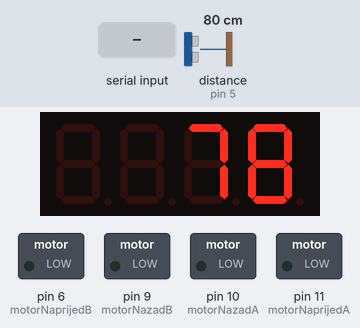
This program was run on a simulated Arduino Uno, built with avr-gcc and run on an emulated ATmega328P. Shown: 4-digit seven-segment display, switched loads named in the program (green lamp = pin HIGH). Wiring (inferred from the names in the program): ultrasonic range finder: trigger pin 3; echo pin 5. The test bench sets the inputs (shaded band); at power-on: distance to the obstacle (sensor on pin 5) 80 cm. The echo pulse lasts 58.3 µs per cm; pins used as bus, display or sensor lines are not drawn.

Above: at 4.3 s.
4.4 s: "B" received over Serial
At 5.7 s:
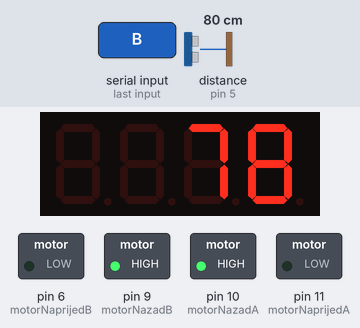
6.6 s: "F" received over Serial
At 7.2 s:
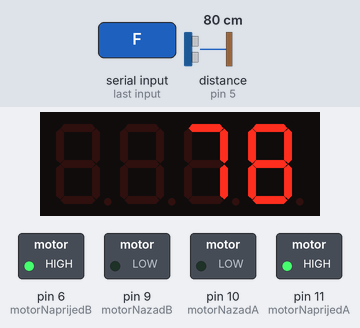
8.1 s: "L" received over Serial
At 8.4 s:
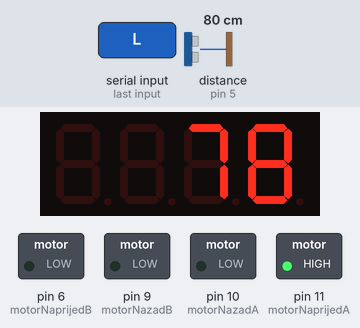
9.6 s: "R" received over Serial
At 10.7 s:
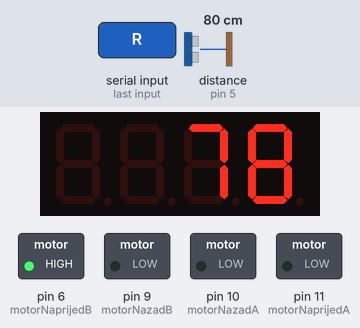
12.6 s: distance to the obstacle (sensor on pin 5) set to 2 cm
At 14.0 s:
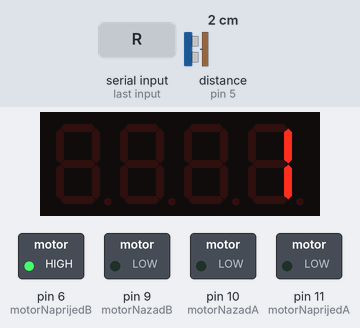
15.0 s: distance to the obstacle (sensor on pin 5) set to 4 cm
At 16.5 s:
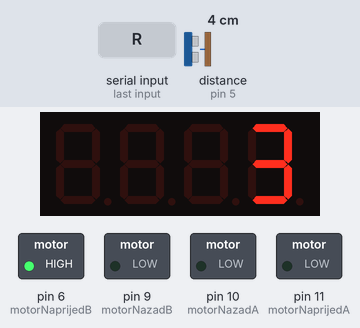
Timing chart, 0 to 17.6 s (numbered marks = the images above; inputs shaded):
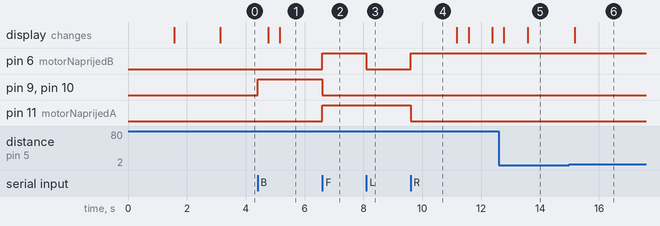

Measured:
- after the input at 4.4 s, pin 9 (motorNazadB), pin 10 (motorNazadA): LOW → HIGH at once; the display: first changes after 0.36 s (image 1 shows a later state)
- after the input at 6.6 s, pin 6 (motorNaprijedB), pin 11 (motorNaprijedA): LOW → HIGH at once; pin 9 (motorNazadB), pin 10 (motorNazadA): HIGH → LOW at once
- after the input at 8.1 s, pin 6 (motorNaprijedB): HIGH → LOW at once
- after the input at 9.6 s, pin 6 (motorNaprijedB): LOW → HIGH at once; pin 11 (motorNaprijedA): HIGH → LOW at once
- after the input at 12.6 s, the display: first changes after 0.17 s (image 5 shows a later state)
- after the input at 15.0 s, the display: changes after 0.18 s (image 6)

The program:

main.cpp
```cpp
#include <Arduino.h>
#include <TM1637Display.h>

//Pinovi za displej
#define CLK 2
#define DIO 4
//Pinovi za motore
#define motorNaprijedA 11
#define motorNaprijedB 6
#define motorNazadA 10
#define motorNazadB 9
//Pinovi za ultrasonicni senzor
#define trigPin 3
#define echoPin 5


TM1637Display display = TM1637Display(CLK, DIO);
char t;
int udaljenost;
long trajanje;
const uint8_t upali[] = {0xff, 0xff, 0xff, 0xff}; //Za paljenje svih segmenata na displeju
const uint8_t ugasi[] = {0x00, 0x00, 0x00, 0x00}; //Za gasenje svih segmenata na displeju
const uint8_t velikaUdaljenost[] = { SEG_G, SEG_G, SEG_G, SEG_G }; //Custom karakter
unsigned long vrijeme;
void izracunajUdaljenost();
void naprijed();
void nazad();
void lijevo();
void desno();
void stop();

void setup() {
  //Motori
  pinMode(motorNaprijedB, OUTPUT);
  pinMode(motorNazadB, OUTPUT);
  pinMode(motorNaprijedA, OUTPUT);
  pinMode(motorNazadA, OUTPUT);
  //Ultrasocnicni senzor
  pinMode(trigPin, OUTPUT);
  pinMode(echoPin, INPUT);
  //Display
  display.clear();
  display.setBrightness(7);
  display.setSegments(upali);
  delay(1500);
  display.setSegments(velikaUdaljenost);
  delay(1500);
  display.clear();
  display.setSegments(ugasi);
  display.clear();
  //Otvaranje komunikacije
  Serial.begin(9600);
}

void loop() {
  if(millis() - vrijeme > 400){
    vrijeme = millis();
    izracunajUdaljenost();
    if(udaljenost < 3000)
      display.showNumberDec(udaljenost);
    else
      display.setSegments(velikaUdaljenost);
  }

  if (Serial.available()) {
    t = Serial.read();
  }

  if (t == 'F' && udaljenost > 10)
    naprijed();
    else if (t == 'B')
      nazad();
    else if (t == 'L')
      lijevo();
    else if (t == 'R')
      desno();
    else if (t == 'S' || udaljenost < 10)
      stop();
}

void naprijed() {
  digitalWrite(motorNaprijedA, HIGH);
  digitalWrite(motorNaprijedB, HIGH);
  digitalWrite(motorNazadA, LOW);
  digitalWrite(motorNazadB, LOW);
}

void nazad() {
  digitalWrite(motorNazadA, HIGH);
  digitalWrite(motorNazadB, HIGH);
  digitalWrite(motorNaprijedA, LOW);
  digitalWrite(motorNaprijedB, LOW);
}

void lijevo() {
  digitalWrite(motorNaprijedA, HIGH);
  digitalWrite(motorNazadA, LOW);
  digitalWrite(motorNaprijedB, LOW);
  digitalWrite(motorNazadB, LOW);
}

void desno() {
  digitalWrite(motorNaprijedA, LOW);
  digitalWrite(motorNazadA, LOW);
  digitalWrite(motorNaprijedB, HIGH);
  digitalWrite(motorNazadB, LOW);
}

void stop() {
  digitalWrite(motorNaprijedA, LOW);
  digitalWrite(motorNaprijedB, LOW);
  digitalWrite(motorNazadA, LOW);
  digitalWrite(motorNazadB, LOW);
}

void izracunajUdaljenost(){
  digitalWrite(trigPin, LOW);
    delayMicroseconds(2);
    digitalWrite(trigPin, HIGH);
    delayMicroseconds(10);
    digitalWrite(trigPin, LOW);
    trajanje = pulseIn(echoPin, HIGH);
    udaljenost = trajanje * 0.034 / 2;
}
```
